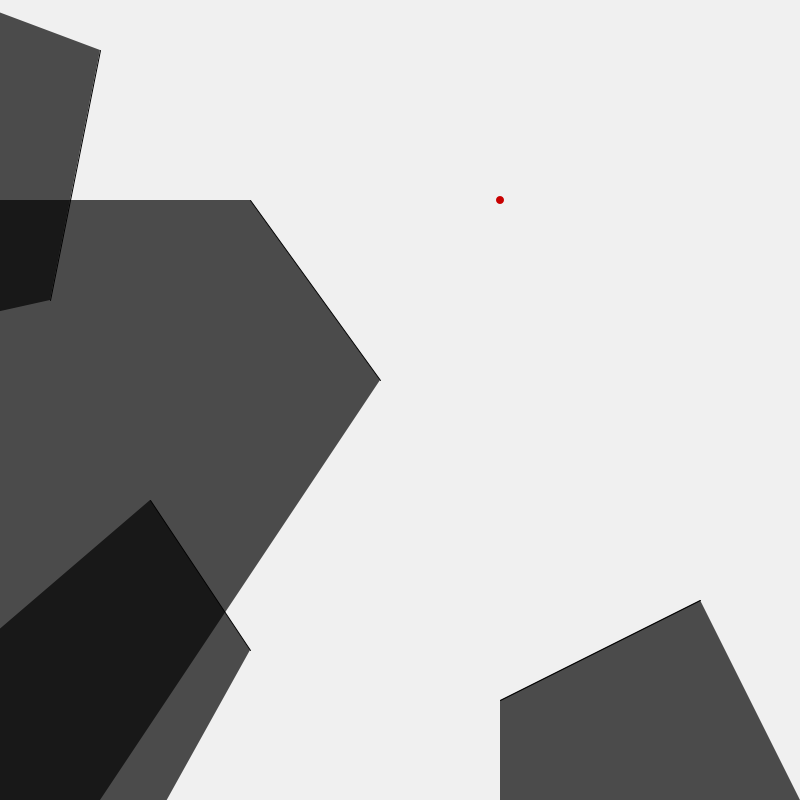
Frame 1 (no input)
Frame 60 (the mouse pressed at the canvas centre just before this capture): identical to frame 1, image omitted
Frame 120 (the mouse held since frame 60 and released just before this capture): identical to frame 1, image omitted

The Processing sketch that drew this single still picture (run headless with seeded random() and noise(); from frame 60 on, the mouse is pressed at the canvas centre):

// Processing sketch: Raytracing_1
// ── Raytracing_1.pde
LightSource ls;
ArrayList<Segment> segments;

void setup()
{
  size(800,800);
  ls = new LightSource(500,200);
  segments = new ArrayList<Segment>();
  //segments.add(new Segment(600,300,400,400));
  segments.add(new Segment(100,50,50,300));
  segments.add(new Segment(150,500,250,650));
  segments.add(new Segment(380,380,250,200));
  segments.add(new Segment(700,600,500,700));
}

void mouseDragged()
{
  if(dist(ls.pos.x,ls.pos.y,mouseX,mouseY) < thickness)
  {
    ls.setPos(mouseX,mouseY);
  }
}

void draw()
{
  background(240);
  ls.render();
  ls.update();
  for(int i = 0;i < segments.size();i++)
  {
    segments.get(i).render();
  }
}

// ── LightSource.pde
public static final int thickness = 8;

public class LightSource
{
  PVector pos;
  public LightSource(int x,int y)
  {
    this.pos = new PVector(x,y);
  }
  
  public void update()
  {
    //stroke(0,0,0,100);
    PVector vect_1;
    PVector vect_2;
    for(int i = 0;i < segments.size();i++)
    {
        vect_1 = PVector.sub(segments.get(i).p1,pos).normalize().mult(width*2);
        vect_2 = PVector.sub(segments.get(i).p2,pos).normalize().mult(width*2);
        //line(pos.x,pos.y,pos.x + vect_1.x,pos.y + vect_1.y);
        //line(pos.x,pos.y,pos.x + vect_2.x,pos.y + vect_2.y);
        
        fill(0,175);
        beginShape();
          vertex(segments.get(i).p1.x,segments.get(i).p1.y);
          vertex(segments.get(i).p2.x,segments.get(i).p2.y);
          vertex(pos.x + vect_2.x,pos.y + vect_2.y);
          vertex(pos.x + vect_1.x,pos.y + vect_1.y);
        endShape(CLOSE);
    }
  }
  
  public void render()
  {
    noStroke();
    fill(200,0,0);
    ellipse(this.pos.x,this.pos.y,thickness,thickness);
  }
  
  public void ray()
  {
  
  }
  
  public void setPos(int x,int y)
  {
    this.pos.x = x;
    this.pos.y = y;
  }
}

// ── Segment.pde
public class Segment
{
  PVector p1;
  PVector p2;
  
  public Segment(int x1,int y1,int x2,int y2)
  {
    this.p1 = new PVector(x1,y1);
    this.p2 = new PVector(x2,y2);
  }
  
  public void render()
  {
    stroke(0);
    line(this.p1.x,this.p1.y,this.p2.x,this.p2.y);
  }
  
  
  public double x_1(double y)
  {
    return ( (y - ls.pos.y + ((ls.pos.y - p1.y)/(ls.pos.x - p1.x))*ls.pos.x) )/((ls.pos.y - p1.y)/(ls.pos.x - p1.x));
  }
  
  public double y_1(double x)
  {
    return ((ls.pos.y - p1.y)/(ls.pos.x - p1.x))*x + (ls.pos.y - ((ls.pos.y - p1.y)/(ls.pos.x - p1.x))*ls.pos.x);
  }
  
  public double y_2(double x)
  {
    return (ls.pos.y/p2.y)*x + (ls.pos.y - (ls.pos.y/p2.y)*ls.pos.x);
  }
}
